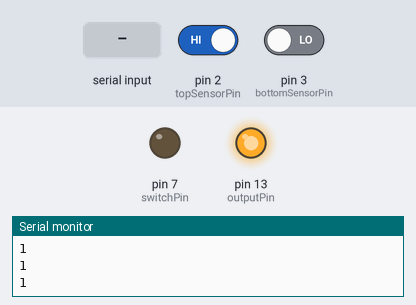
Bench run of a sketch on a simulated Arduino Uno, built with avr-gcc and run on an emulated ATmega328P. On the bench: output pins drawn as LEDs (lit = HIGH), the last lines printed to the serial monitor. Inputs (shaded band) come from the test bench; at power-on: pin 2 (topSensorPin) HIGH, pin 3 (bottomSensorPin) LOW. Pins used as bus, display or sensor lines are not drawn.

Above: at 1.2 s.
1.3 s: pin 2 (topSensorPin) driven LOW
At 2.3 s:
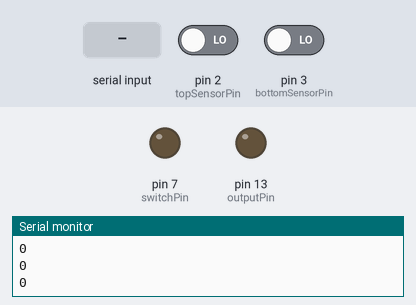
2.8 s: "X" received over Serial
At 3.05 s:
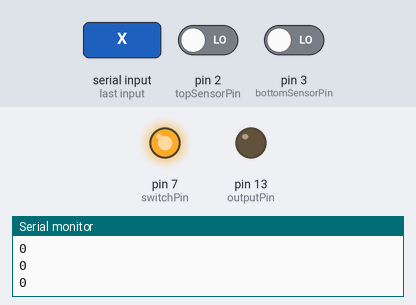
4.8 s: pin 2 (topSensorPin) driven HIGH
At 6.0 s:
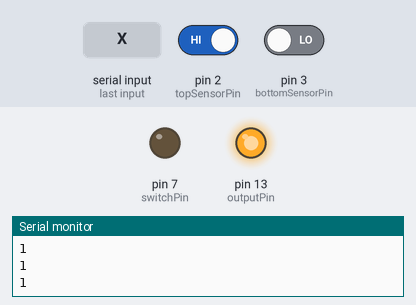
6.3 s: "X" received over Serial
At 6.55 s:
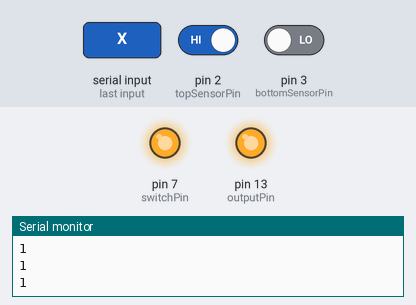
Timing chart, 0 to 9.3 s (numbered marks = the images above; inputs shaded):
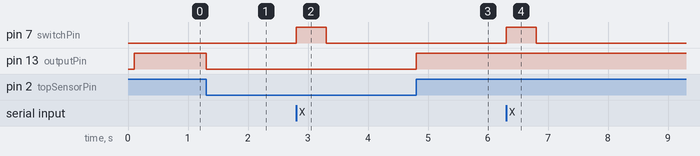

The sketch:

script.ino
```cpp
//OVERVIEW
///////////////////////////////////////////////////////////////////////////////////////////
// This script reads and converts the states of the hall effect sensors into garage door
// open/close states and then output the data to serial.

// Since it takes a couple seconds for the garage door to open, it may be best to track a
// third state called "opening/closing".
///////////////////////////////////////////////////////////////////////////////////////////

//SENSORS
///////////////////////////////////////////////////////////////////////////////////////////
// The hall effect sensor (US1881) used in this project is a latched sensor, which means
// once the sensor is toggled by a magnet, it will maintain its state until an opposite
// pole is used to unlatch it.

// Since what I want is a reed switch, I need to cycle the power pin on (for 10+ ms) and
// off (for 10+ ms) to reset the sensor to unlatched state after latching.
//////////////////////////////////////////////////////////////////////////////////////////

// Configuration setup
#define bypass true

// Input pins
#define topSensorPin 2
#define bottomSensorPin 3

// Output pins
#define topPowerPin 11
#define bottomPowerPin 12

#define outputPin 13 // for arduino led display

#define switchPin 7

// Constants
#define powerCycle 50U
#define switchCycle 500U

unsigned long powerLastMillis = 0;
unsigned long switchOnUntilMillis = 0;

boolean powerState = false;

void setupPins() {
  // make the topSensorPin an input:
  pinMode(topSensorPin, INPUT);
  pinMode(bottomSensorPin, INPUT);

  // make the power_pin an output to apply alternate power.
  pinMode(topPowerPin, OUTPUT);
  pinMode(bottomPowerPin, OUTPUT);

  pinMode(outputPin, OUTPUT);
  pinMode(switchPin, OUTPUT);
}

// function taken from http://forum.arduino.cc/index.php/topic,5686.0.html
boolean cycleCheck(unsigned long *lastMillis, unsigned int cycle)
{
  unsigned long currentMillis = millis();
  if(currentMillis - *lastMillis >= cycle)
  {
    *lastMillis = currentMillis;
    return true;
  }
  else
    return false;
}

boolean timeCheck(unsigned long untilMillis)
{
  unsigned long currentMillis = millis();
  return (currentMillis < untilMillis);
}


void transmitSensorInputs() {
  // read the input pin:
  int openState = digitalRead(topSensorPin);
  int closeState = digitalRead(bottomSensorPin);

  if (bypass) {
    closeState = !openState;
  }

  // print out the state of the door:
  if (!openState && closeState) { // close
    Serial.println(0);
    digitalWrite(outputPin, LOW);
  } else if (openState && !closeState) { // open
    digitalWrite(outputPin, HIGH);
    Serial.println(1);
  } else if (!openState && !closeState) { // opening/closing
    Serial.println(2);
  } else {
    Serial.println(41); // error
  }
}

void oldloop() {

  // apply power for 50 ms
  digitalWrite(topPowerPin, HIGH);
  delay(50);

  transmitSensorInputs();

  // turn off power for reset.
  digitalWrite(topPowerPin, LOW);
  delay(50);
}

void togglePower() {
  powerState = !powerState;
  digitalWrite(topPowerPin, powerState);
  digitalWrite(bottomPowerPin, powerState);
}

void setup() {
  // initialize serial communication at 9600 bits per second:
  Serial.begin(9600);

  // setup input and output pins
  setupPins();
}

// the loop routine runs over and over again forever:
void loop() {
  if(cycleCheck(&powerLastMillis, powerCycle))
  {
    if (powerState == HIGH) {
      transmitSensorInputs();
    }

    togglePower();
  }

  if (timeCheck(switchOnUntilMillis))
  {
    // set switch pin
    digitalWrite(switchPin, HIGH);
  } else {
    digitalWrite(switchPin, LOW);
  }
}

void serialEvent() {
  while (Serial.available()) {

    char inChar = (char)Serial.read();

    if (inChar == 'X') {
      switchOnUntilMillis = millis() + switchCycle;
    }
  }
}
```

Measured:
- after the input at 1.3 s, pin 13 (outputPin): HIGH → LOW at once
- after the input at 2.8 s, pin 7 (switchPin): LOW → HIGH at once, → LOW 0.50 s later
- after the input at 4.8 s, pin 13 (outputPin): LOW → HIGH at once
- after the input at 6.3 s, pin 7 (switchPin): LOW → HIGH at once, → LOW 0.50 s later
